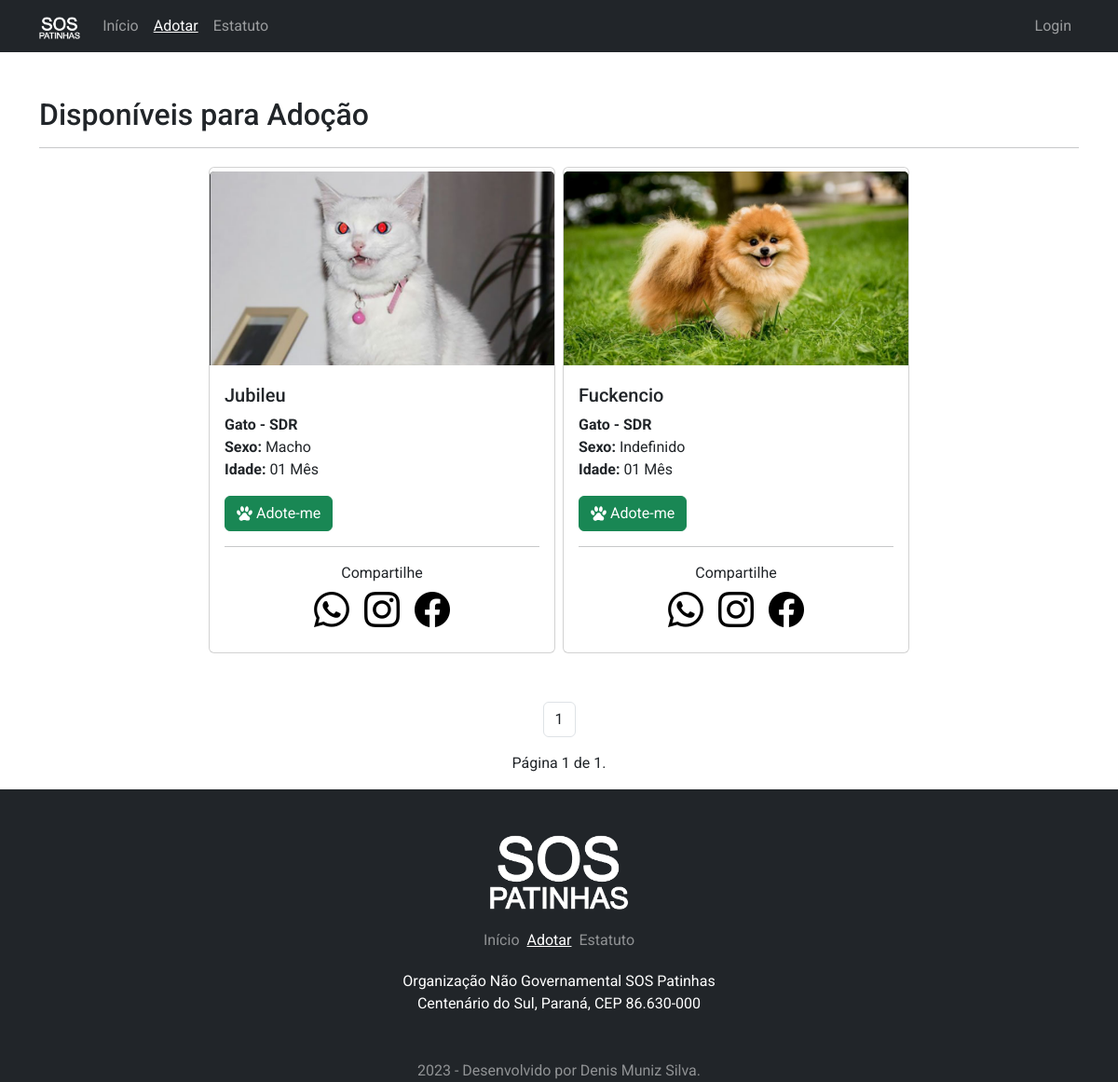
/adocao, run on an earlier commit of the app's database.
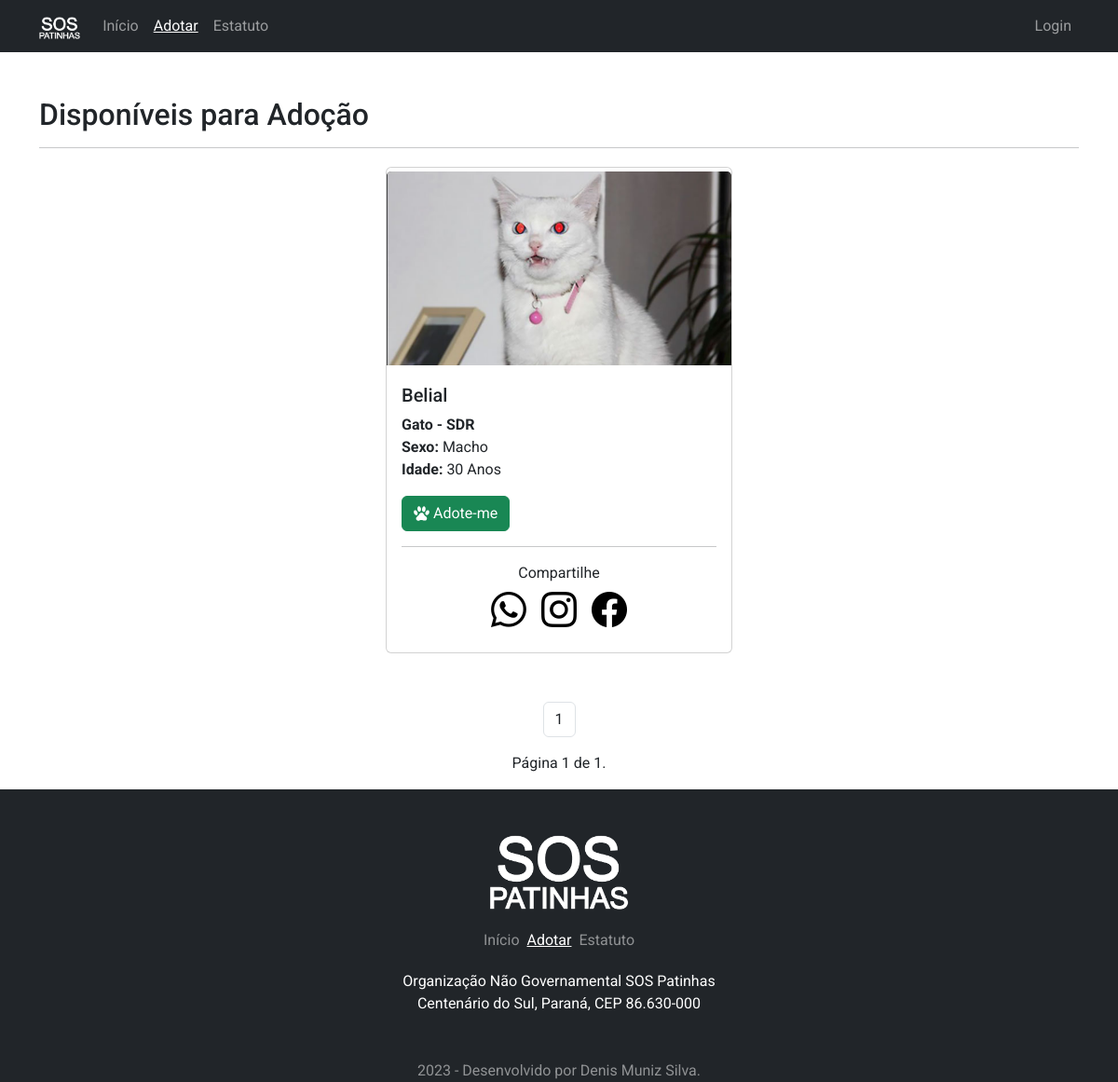
And on a later commit of the database.
### pet/models.py (models this page shows, shortened)
class Adocao(models.Model):
    VAR_SEXO = [
        ('Indefinido', 'Indefinido'),
        ('Macho', 'Macho'),
        ('Fêmea', 'Fêmea'),
    ]
    VAR_STATUS = [
        ('d', 'Disponível'),
        ('a', 'Adotado'),
        ('c', 'Adoção Cancelada'),
    ]
    VAR_IDADE = [
        ('Desconhecida', 'Desconhecida'),
        ('01 Mês', '01 Mês'),
        ('02 Mêses', '02 Mêses'),
        ('03 Mêses', '03 Mêses'),
        ('04 Mêses', '04 Mêses'),
        ('05 Mêses', '05 Mêses'),
        ('06 Mêses', '06 Mêses'),
        ('07 Mêses', '07 Mêses'),
        ('08 Mêses', '08 Mêses'),
        ('09 Mêses', '09 Mêses'),
        ('10 Mêses', '10 Mêses'),
        ('11 Mêses', '11 Mêses'),
        ('01 Ano', '01 Ano'),
        ('02 Anos', '02 Anos'),
        ('03 Anos', '03 Anos'),
        ('04 Anos', '04 Anos'),
        ('05 Anos', '05 Anos'),
        ('06 Anos', '06 Anos'),
        ('07 Anos', '07 Anos'),
        ('08 Anos', '08 Anos'),
        ('09 Anos', '09 Anos'),
        ('10 Anos', '10 Anos'),
        ('11 Anos', '11 Anos'),
        ('12 Anos', '12 Anos'),
        ('13 Anos', '13 Anos'),
        ('14 Anos', '14 Anos'),
        ('15 Anos', '15 Anos'),
        ('16 Anos', '16 Anos'),
        ('17 Anos', '17 Anos'),
        ('18 Anos', '18 Anos'),
        ('19 Anos', '19 Anos'),
        ('20 Anos', '20 Anos'),
        ('21 Anos', '21 Anos'),
        ('22 Anos', '22 Anos'),
        ('23 Anos', '23 Anos'),
        ('24 Anos', '24 Anos'),
        ('25 Anos', '25 Anos'),
        ('26 Anos', '26 Anos'),
        ('27 Anos', '27 Anos'),
        ('28 Anos', '28 Anos'),
        ('29 Anos', '29 Anos'),
        ('30 Anos', '30 Anos'),
    ]
    cadastrado_em = models.DateTimeField(auto_now_add=True)
    cadastrado_por = models.ForeignKey(User, on_delete=models.PROTECT, verbose_name='Cadastrante')
    nome_dono = models.CharField(
        max_length=200, verbose_name='Nome Completo do Dono')
    email_1 = models.EmailField(
        max_length=150, verbose_name='E-mail 01', null=True, blank=True)
    email_2 = models.EmailField(
        max_length=150, verbose_name='E-mail 02', null=True, blank=True)
    fone_1 = models.CharField(max_length=15, verbose_name='Fone 01')
    fone_2 = models.CharField(
        max_length=15, verbose_name='Fone 02', null=True, blank=True)
    fone_3 = models.CharField(
        max_length=15, verbose_name='Fone 03', null=True, blank=True)
    obs = models.TextField(
        max_length=2000, verbose_name='Observações', null=True, blank=True)
    cep = models.CharField(
        max_length=8, verbose_name='CEP', null=True, blank=True)
    estado = models.CharField(
        max_length=2, verbose_name='Estado', null=True, blank=True)
    cidade = models.CharField(
        max_length=200, verbose_name='Cidade', null=True, blank=True)
    bairro = models.CharField(
        max_length=200, verbose_name='Bairro', null=True, blank=True)
    endereco = models.CharField(
        max_length=250, verbose_name='Endereço', null=True, blank=True)
    numero = models.IntegerField(
        default=0, verbose_name='Número', null=True, blank=True)
    complemento = models.TextField(
        max_length=2000, verbose_name='Complemento', null=True, blank=True)
    nome_pet = models.CharField(max_length=200, verbose_name='Nome do Pet')
    idade = models.CharField(max_length=15, choices=VAR_IDADE)
    especie = models.ForeignKey(
        Especie, on_delete=models.PROTECT, verbose_name='Especie')
    raca = models.ForeignKey(
        Raca, on_delete=models.PROTECT, verbose_name='Raça')
    sexo = models.CharField(max_length=10, choices=VAR_SEXO)
    qualidades = models.CharField(max_length=2000, verbose_name='Qualidades')
    img = models.ImageField(upload_to='Adocao_fotos/', verbose_name='Foto')
    status = models.CharField(max_length=1, choices=VAR_STATUS)

class Raca(models.Model):
    especie = models.ForeignKey(
        Especie, on_delete=models.PROTECT, verbose_name='Especie')
    raca = models.CharField(max_length=150, verbose_name='Raça')
    def __str__(self):
        return f"{self.especie.nome} - {self.raca}"

class Especie(models.Model):
    nome = models.CharField(
        max_length=150, verbose_name='Nome', unique=True, null=False)

### pet/views.py (the view)
# urls.py: path('adocao', PaginaAdotar.as_view(), name='adotar'),
class PaginaAdotar(ListView):
    paginate_by = 10
    model = Adocao
    template_name = 'pet/divulgar.html'
    def get_queryset(self):
        self.object_list = Adocao.objects.filter(status='d')
        return self.object_list

### pet/templates/pet/divulgar.html (shortened to what this page needs)
{% extends 'base.html' %}
{% load static %}
{% block menuativo2 %} active {% endblock %}
{% block footerativo2 %} active {% endblock %}
{% block pagina %}
<div class="container py-5">
    <h2>Disponíveis para Adoção</h2>
    <hr>
    <section class="row justify-content-center">
        {% for item in object_list %}
        <div class="p-1 col-12 col-sm-12 col-md-4">
            <div class="card">
                <img src="{% url 'inicio' %}{{item.img}}" class="card-img-top img-card my-1" alt="Foto do Pet">
                <div class="card-body">
                    <h5 class="card-title">{{item.nome_pet}}</h5>
                    <p class="card-text">
                        <b>{{item.raca}}</b><br>
                        <b>Sexo:</b> {{item.sexo}}<br>
                        <b>Idade:</b> {{item.idade}}<br>
                    </p>
                    <a href="{% url 'perfil-pet' item.id %}" class="btn btn-success">
                        <div class="d-flex align-self-center"><img src="{% static 'img/icone.svg' %}"
                                class="me-1 align-self-center ico-card-adotar" alt=".">Adote-me</div>
                    </a>
                    <hr>
                    <span class="d-flex justify-content-center fs-7">Compartilhe</span>
                    <div class="d-flex justify-content-center redes-sociais">
                        <a href="https://api.whatsapp.com/send?text={% url 'perfil-pet' item.id %}" class="ms-2 me-2">
                            <i class="bi bi-whatsapp"></i>
                        </a>
                        <a href="#" class="ms-2 me-2" target="_blank">
                            <i class="bi bi-instagram"></i>
                        </a>
                        <a href="#" class="ms-2 me-2" target="_blank">
                            <i class="bi bi-facebook"></i>
                        </a>
                    </div>
                </div>
            </div>
        </div>
        {% empty %}
        <p>
            Nao existem pets disponíveis para adoção no momento.
        </p>
        {% endfor %}
    </section>
</div>
<nav class="container d-flex justify-content-center">
    <ul class="pagination">
        {% for i in page_obj.paginator.page_range %}
            {% if page_obj.number == i %}
            <li class="page-item">
                <a class="page-link text-dark" href="#">{{ i }} </a>
            </li>
            {% else %}
            <li class="page-item">
                <a class="page-link text-dark" href="?page={{ i }}">{{ i }}</a>
            </li>
            {% endif %}
        {% endfor %}
    </ul>
</nav>
<div class="container text-dark mb-3 text-center">
    Página {{ page_obj.number }} de {{ page_obj.paginator.num_pages }}.
</div>
{% endblock %}

### templates/base.html (shortened to what this page needs)
<!doctype html>
{% load static %}
<html lang="pt-br">
<head>
    <link href="https://cdn.jsdelivr.net/npm/bootstrap@5.2.3/dist/css/bootstrap.min.css" rel="stylesheet"
>
    <link rel="stylesheet" href="{% static 'css/main.css' %}">
    <link rel="stylesheet" href="https://cdn.jsdelivr.net/npm/bootstrap-icons@1.10.3/font/bootstrap-icons.css">
</head>
<body>
    {% block menu %}
    <header>
        <div class="bg-dark">
            <nav class="container navbar navbar-dark bg-dark navbar-expand-lg ">
                <div class="container-fluid">
                    <a class="navbar-brand" href="{% url 'inicio' %}">
                        <img src="{% static 'img/sos.png' %}" alt="Logo" height="24">
                    </a>
                    <div class="collapse navbar-collapse" id="navbarSupportedContent">
                        <ul class="navbar-nav me-auto mb-2 mb-lg-0">
                            <li class="nav-item">
                                <a class="nav-link {% block menuativo1 %} {% endblock %}" aria-current="page"
                                    href="{% url 'inicio' %}">Início</a>
                            </li>
                            <li class="nav-item">
                                <a class="nav-link {% block menuativo2 %} {% endblock %}"
                                    href="{% url 'adotar' %}">Adotar</a>
                            </li>
                            <li class="nav-item">
                                <a class="nav-link {% block menuativo3 %} {% endblock %}"
                                    href="{% url 'estatuto' %}">Estatuto</a>
                            </li>
                        </ul>
                        <div class="d-flex justify-content-end">
                            {% if request.user.is_authenticated %}
                            <ul class="navbar-nav me-auto mb-2 mb-lg-0">
                                <li class="nav-item dropdown ">
                                    <a class="nav-link dropdown-toggle text-white" href="#" role="button"
                                        data-bs-toggle="dropdown" aria-expanded="false">
                                        <i class="bi bi-person-circle me-1"></i>
                                        {{ request.user }}
                                    </a>
                                    <ul class="dropdown-menu">
                                        <li class="dropdown-item">
                                            <a class="nav-link text-dark" aria-hidden="true" href="{% url 'perfil' %}">
                                                <i class="bi bi-person-fill me-"></i>
                                                Perfil
                                            </a>
                                        </li>
                                        <li class="dropdown-item">
                                            <a class="nav-link text-dark" aria-hidden="true">
                                                <i class="bi bi-lock-fill me-1"></i>
                                                Alterar Senha
                                            </a>
                                        </li>
                                        <li>
                                            <hr class="dropdown-divider">
                                        </li>
                                        <li class="dropdown-item">
                                            <a class="nav-link text-dark" aria-hidden="true" data-bs-toggle="modal"
                                                data-bs-target="#ModalSair">
                                                <i class="bi bi-box-arrow-left me-1"></i>
                                                Logout
                                            </a>
                                        </li>
                                    </ul>
                                </li>
                            </ul>
                            {% else %}
                            <ul class="navbar-nav me-auto mb-2 mb-lg-0">
                                <li class="nav-item">
                                    <a class="nav-link" aria-current="page"
                                        href="{% url 'login' %}">Login</a>
                                </li>
                            </ul>
                            {% endif %}
                        </div>
                    </div>
                </div>
            </nav>
        </div>
    </header>
    {% endblock %}
    {% block pagina %}
    {% endblock %}
    {% block footer %}
    <footer class="bg-dark pt-5">
        <div class="container d-block">
            <div class="d-flex justify-content-center pb-3">
                <img src="{% static 'img/sos.png' %}" alt="Logo" class="img-rodape">
            </div>
            <div class="d-flex justify-content-center ">
                <a href="{% url 'inicio' %}"
                    class="fst-normal {% block footerativo1 %} rodapelinks {% endblock %} p-1">Início</a>
                <a href="{% url 'adotar' %}"
                    class="fst-normal {% block footerativo2 %} rodapelinks {% endblock %} p-1">Adotar</a>
                <a href="{% url 'estatuto'  %}"
                    class="fst-normal {% block footerativo3 %} rodapelinks {% endblock %} p-1">Estatuto</a>
            </div>
            <div class="text-center text-white bg-dark p-3">
                <p>
                    Organização Não Governamental SOS Patinhas<br>
                    Centenário do Sul, Paraná, CEP 86.630-000
                </p>
            </div>
            <div class="text-center text-white-50 bg-dark pt-3">
                2023 - Desenvolvido por Denis Muniz Silva.
            </div>
        </div>
    </footer>
    {% endblock %}
</body>
</html>

### static/css/main.css (style rules this page uses)
* { font-family: 'Mountains of Christmas', cursive; font-family: 'Roboto', sans-serif; }
.img-rodape { max-width: 150px; width: 100%; display: block; }
.redes-sociais i { font-size: 38px; color: rgb(0, 0, 0); }
.active { color: white; text-decoration: underline white; }
.rodapelinks { text-decoration: none; color: rgba(255, 255, 255, 0.5); }
.ico-card-adotar { filter: invert(100%); height: 1em; }
.img-card { max-height: 33%; background-color: rgb(85, 84, 84); }

What changed in the data, as far as the page shows it:
removed Adocao: img (picture), nome_pet "Jubileu", raca "Gato - SDR", sexo "Macho", idade "01 Mês"
removed Adocao: img (picture), nome_pet "Fuckencio", raca "Gato - SDR", sexo "Indefinido", idade "01 Mês"
added Adocao: img (picture), nome_pet "Belial", raca "Gato - SDR", sexo "Macho", idade "30 Anos"
